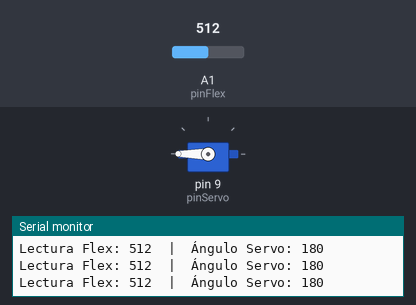
The sketch below on a simulated Arduino Uno, built with avr-gcc and run on an emulated ATmega328P. Shown: servo, the last lines printed to the serial monitor. Inputs (shaded band) come from the test bench; at power-on: A1 (pinFlex) = 512.

Above: at 1.2 s.
1.3 s: A1 (pinFlex) set to 306
At 2.3 s:
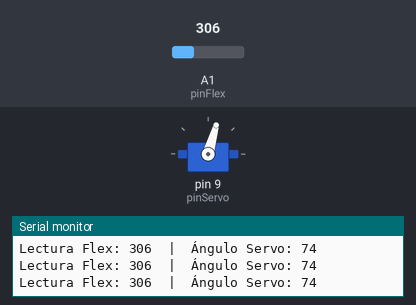
2.8 s: A1 (pinFlex) set to 0
At 3.4 s:
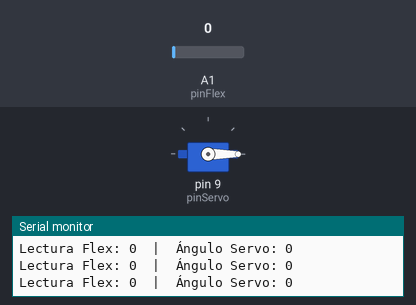
4.3 s: A1 (pinFlex) set to 1023
At 4.6 s:
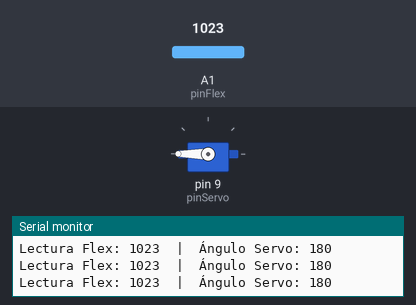
5.8 s: A1 (pinFlex) set to 390
At 6.4 s:
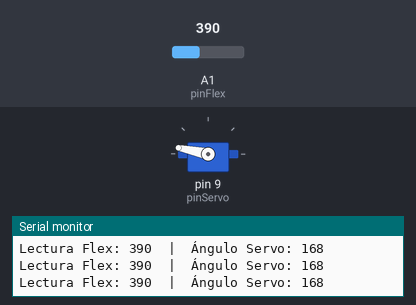
7.3 s: A1 (pinFlex) set to 410
At 8.2 s:
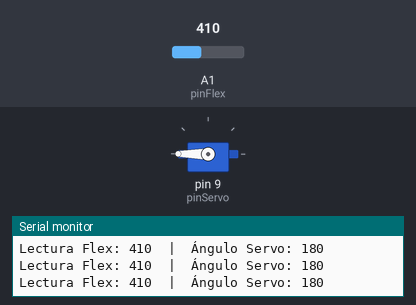
Timing chart, 0 to 10.3 s (numbered marks = the images above; inputs shaded):
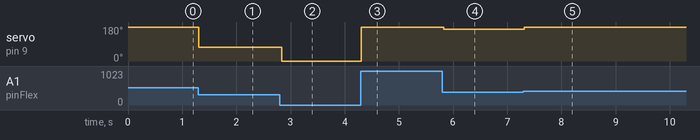

The sketch:

Sensor_flex.ino
```cpp
#include <Servo.h>

// Definición de pines
const int pinFlex = A1;   // Entrada analógica del sensor flex
const int pinServo = 9;   // Pin digital PWM para el servomotor

// Creamos el objeto servo
Servo miServo;

// Ajusta estos valores según las lecturas reales de tu sensor flex:
// Puedes ver estos límites en el Monitor Serie manteniendo el sensor recto y doblado.
const int flexMin = 240;  // Lectura analógica cuando el flex está recto/desdoblado
const int flexMax = 400;  // Lectura analógica cuando el flex está doblado al máximo

void setup() {
  Serial.begin(9600);

  // Asignamos el pin al servomotor
  miServo.attach(pinServo);
}

void loop() {
  // 1. Leer el valor del sensor flex (0 a 1023)
  int flexLectura = analogRead(pinFlex);

  // 2. Mapear el rango de la lectura analógica al rango de grados del servo (0 a 180)
  int angulo = map(flexLectura, flexMin, flexMax, 0, 180);

  // 3. Limitar el valor del ángulo entre 0 y 180 para evitar saltos o posiciones fuera de rango
  angulo = constrain(angulo, 0, 180);

  // 4. Mover el servomotor al ángulo calculado
  miServo.write(angulo);

  // Muestra los valores por el Monitor Serie para verificar la calibración
  Serial.print("Lectura Flex: ");
  Serial.print(flexLectura);
  Serial.print("  |  Ángulo Servo: ");
  Serial.println(angulo);

  // Pequeña pausa para permitir que el servo alcance la posición
  delay(20);
}
```

Measured:
- after the input at 1.3 s, servo on pin 9 (pinServo): 180° → 74° at once
- after the input at 2.8 s, servo on pin 9 (pinServo): 74° → 0° at once
- after the input at 4.3 s, servo on pin 9 (pinServo): 0° → 180° at once
- after the input at 5.8 s, servo on pin 9 (pinServo): 180° → 168° at once
- after the input at 7.3 s, servo on pin 9 (pinServo): 168° → 180° at once
